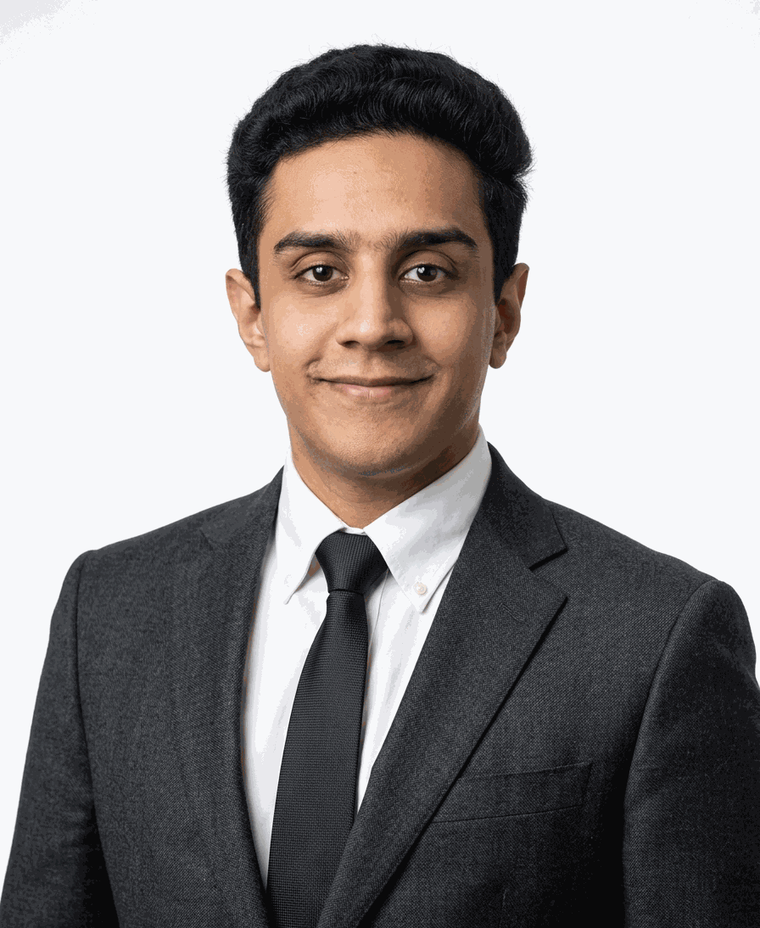
#> input picture profile.png, 760 x 928 px, shrunk from 896 x 1094 before the run
$ python fast_cutout.py
#> lines starting #> are read from the running program, lines starting #| are printed output that depends on the picture; after the words box and inside, x2 and y2 are one past the last pixel; in counts of white or black regions, pixels touching at a corner belong together; long printed decimals are rounded
from PIL import Image, ImageFilter
import numpy as np
from collections import deque

def create_cutout(input_path, output_path):
#> called with input_path = 'profile.png', output_path = 'profile_cutout.png'
    print("Opening image...")
    img = Image.open(input_path).convert("RGBA")
#> img is the input picture: PIL image 760x928 RGBA; mean R, G, B, A 151.6, 147.9, 147.8, 254.9
    w, h = img.size
#> w = 760; h = 928
    arr = np.array(img, dtype=np.float32)
    rgb = arr[:, :, :3]

    # Calculate background mask using flood-fill from borders
    # Corner samples
    corners = [
        rgb[0:15, 0:15],
        rgb[0:15, w-15:w],
        rgb[15:50, 0:15],
        rgb[15:50, w-15:w]
    ]
    bg_sample = np.mean(np.concatenate([c.reshape(-1, 3) for c in corners]), axis=0)
#> bg_sample = [241.4, 242, 244.8]
    print("Background studio color estimate:", bg_sample)
#| Background studio color estimate: [241.405 242.009 244.791]

    # Distance to studio background color
    dist = np.linalg.norm(rgb - bg_sample, axis=2)
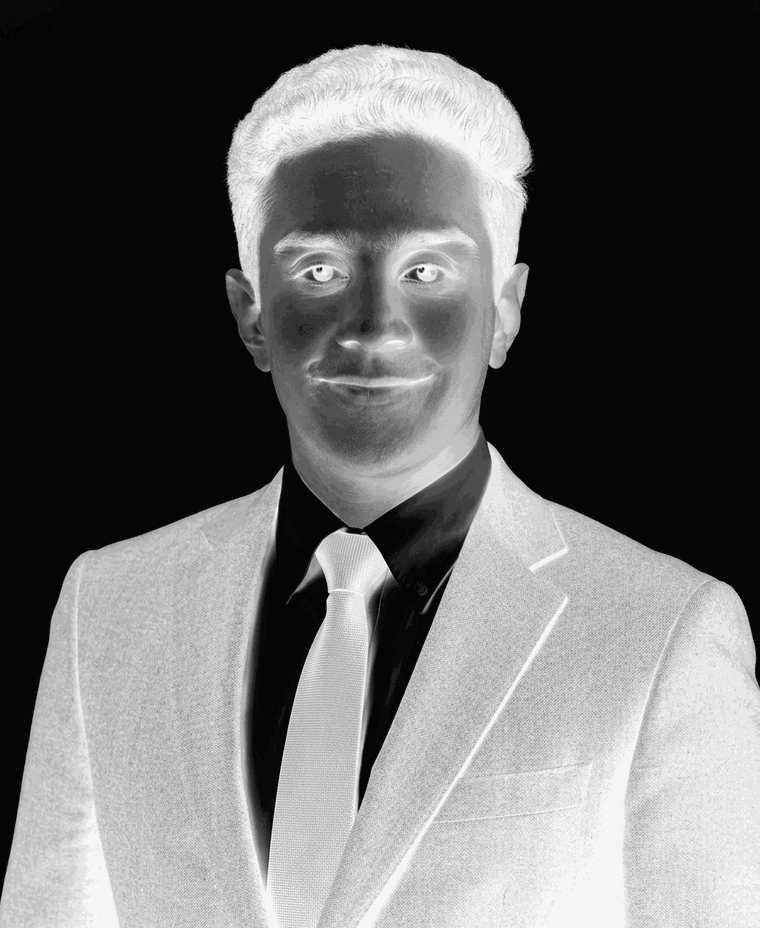
#> dist: shape (928, 760) float32; min 0.456, max 420.4, mean 171.5; drawn with min black and max white
    # Background threshold
    is_bg_candidate = (dist < 42) & (rgb[:, :, 0] > 195) & (rgb[:, :, 1] > 195) & (rgb[:, :, 2] > 195)
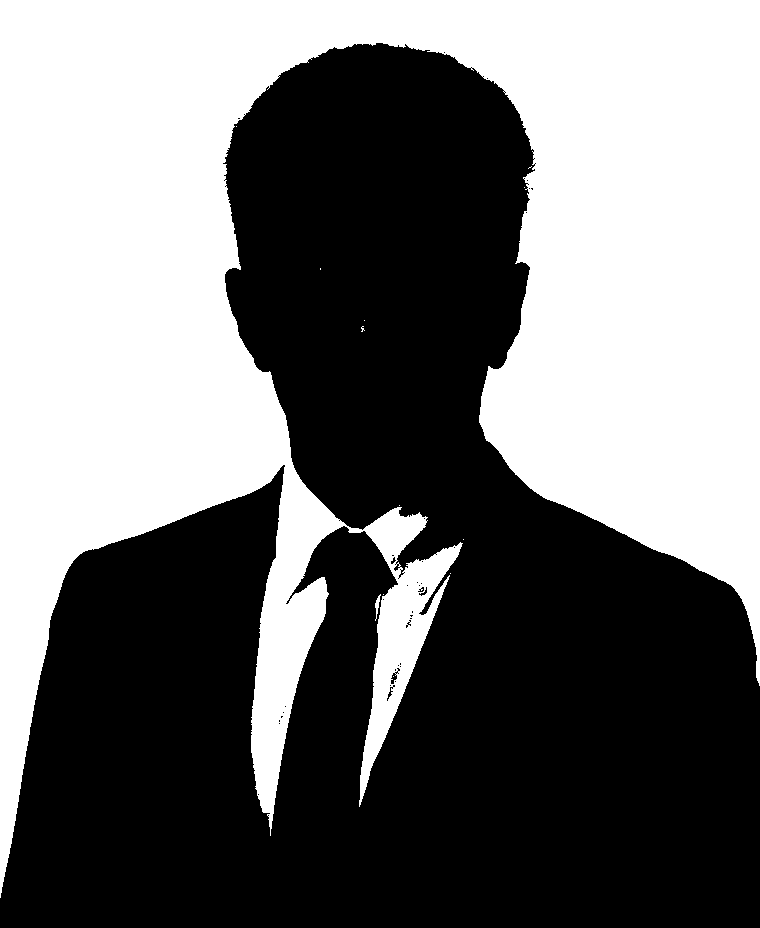
#> is_bg_candidate: shape (928, 760) bool; 45.2% white; 13 white regions (11 under 20 px), largest, box (x1, y1, x2, y2) and area: (0, 0, 760, 898) 319014, (375, 594, 381, 621) 63

    # Flood-fill BFS from all edges so we never accidentally touch white shirt collar inside!
    visited = np.zeros((h, w), dtype=bool)
    queue = deque()

    # Top and side borders
    for x in range(w):
        if is_bg_candidate[0, x]:
            queue.append((0, x))
            visited[0, x] = True
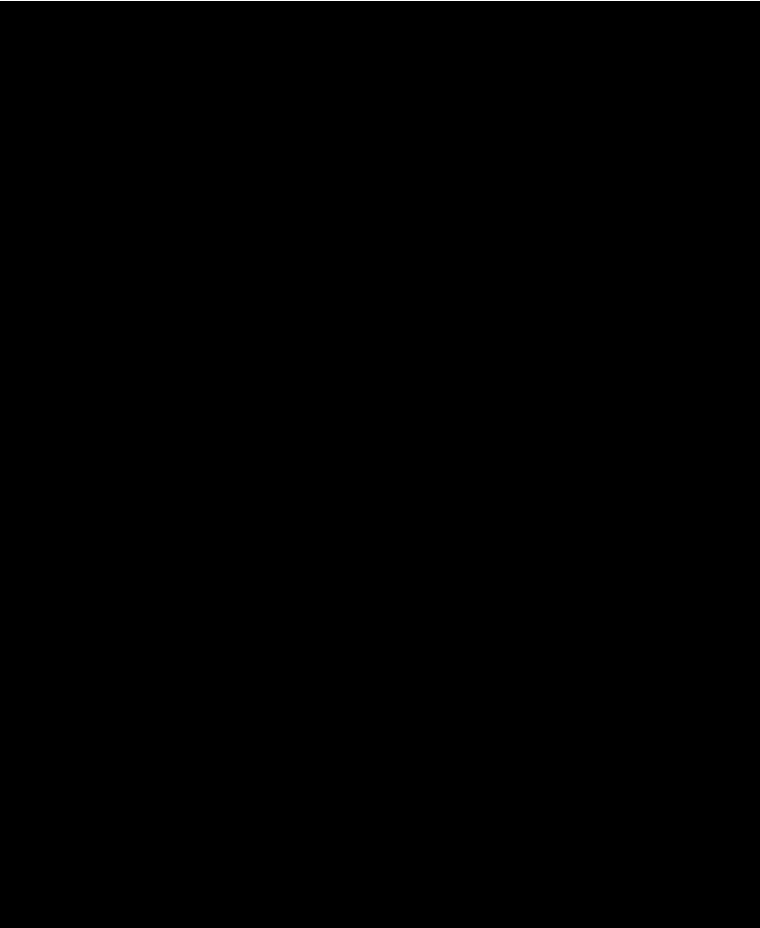
#> visited: shape (928, 760) bool; 0.11% white in thin lines or dots, all inside (x1, y1, x2, y2) = (0, 0, 760, 1)
    for y in range(h):
        if is_bg_candidate[y, 0]:
            queue.append((y, 0))
            visited[y, 0] = True
        if is_bg_candidate[y, w-1]:
            queue.append((y, w-1))
            visited[y, w-1] = True
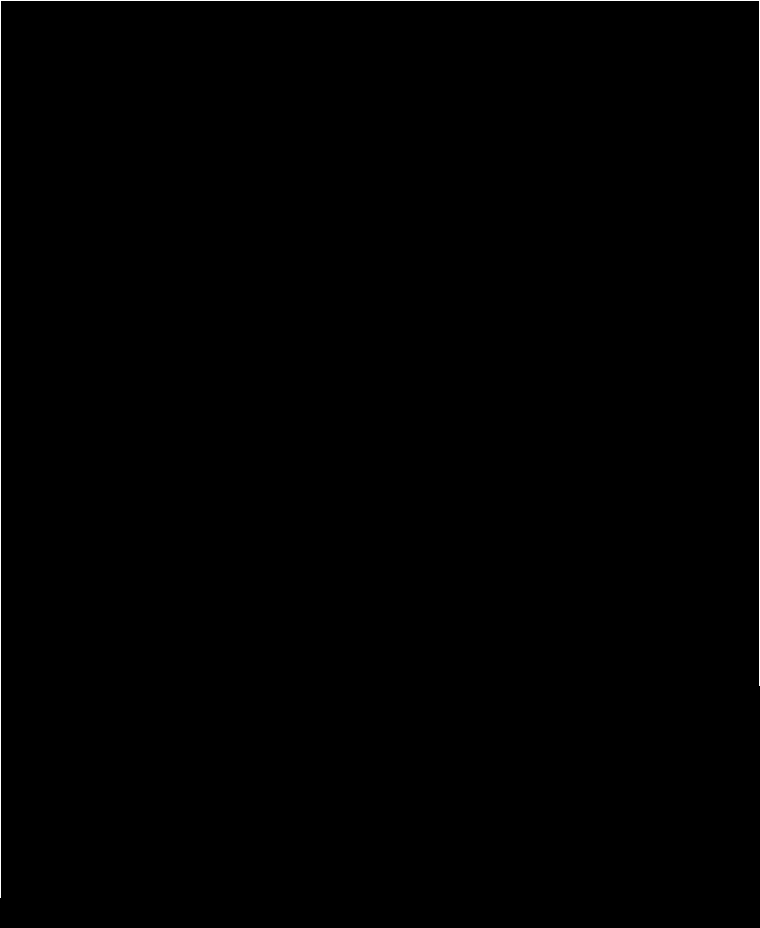
#> visited: shape (928, 760) bool; 0.33% white in thin lines or dots

    while queue:
        cy, cx = queue.popleft()
        for dy, dx in [(-1, 0), (1, 0), (0, -1), (0, 1)]:
            ny, nx = cy + dy, cx + dx
            if 0 <= ny < h and 0 <= nx < w:
                if not visited[ny, nx] and is_bg_candidate[ny, nx]:
                    visited[ny, nx] = True
                    queue.append((ny, nx))
#> visited: shape (928, 760) bool; 45.2% white; 1 white region, box (x1, y1, x2, y2) and area: (0, 0, 760, 898) 318986

    # Visited is confirmed outer background
    alpha = np.ones((h, w), dtype=np.uint8) * 255
    alpha[visited] = 0

    # Soft feathering on edges
    alpha_img = Image.fromarray(alpha, mode='L')
    # Slight blur for smooth hair and jacket edges
    alpha_blurred = alpha_img.filter(ImageFilter.GaussianBlur(radius=1.8))
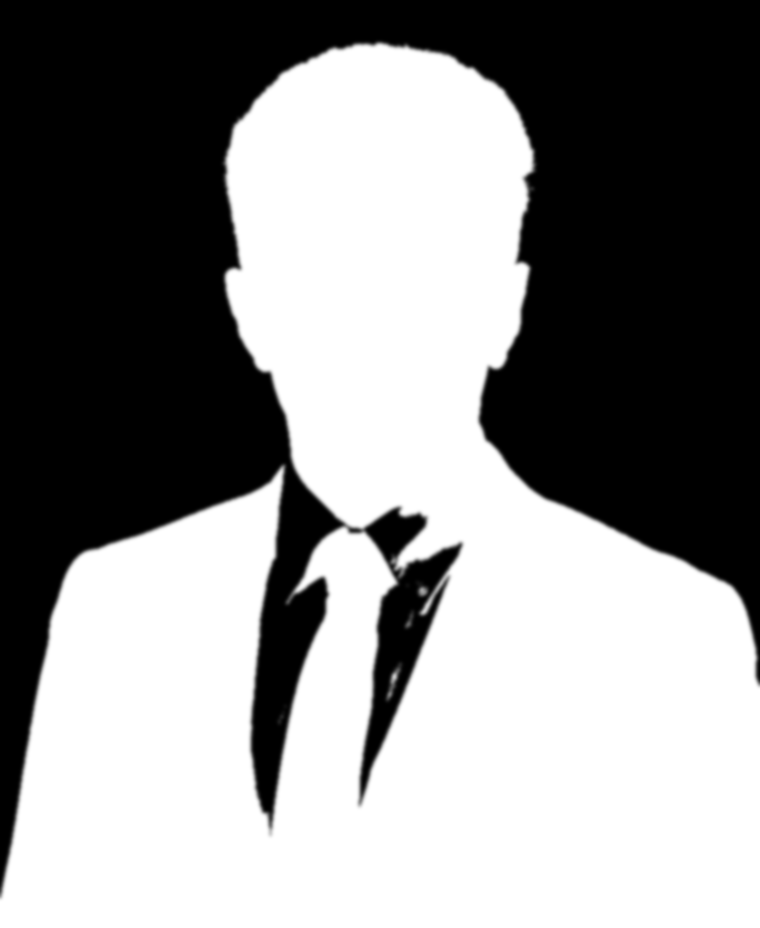
#> alpha_blurred: PIL image 760x928 L; min 0, max 255, mean 139.7

    # Apply alpha
    img.putalpha(alpha_blurred)
    img.save(output_path, "PNG")
    print(f"Saved refined cutout to {output_path}")

create_cutout('profile.png', 'profile_cutout.png')

$ run again, with seated_cutout.png copied over profile.png
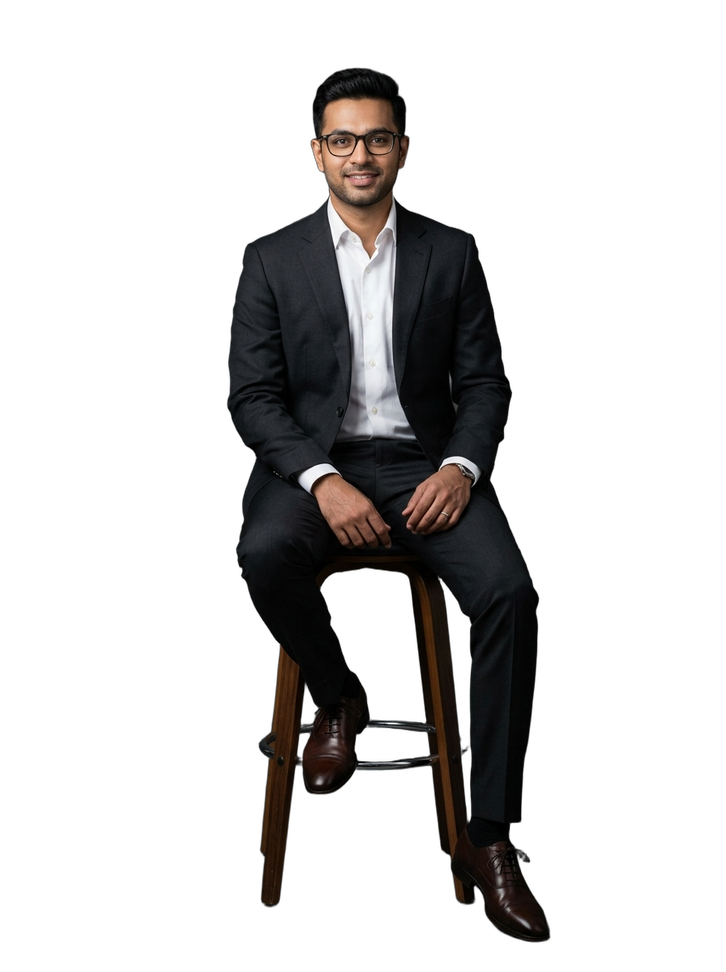
#> input picture seated_cutout.png, 726 x 972 px, shrunk from 896 x 1200 before the run
#> in create_cutout, img is the input picture: PIL image 726x972 RGBA; mean R, G, B, A 10.5, 9.4, 9.1, 55.8
#> in create_cutout, `rgb = arr[:, :, :3]`:
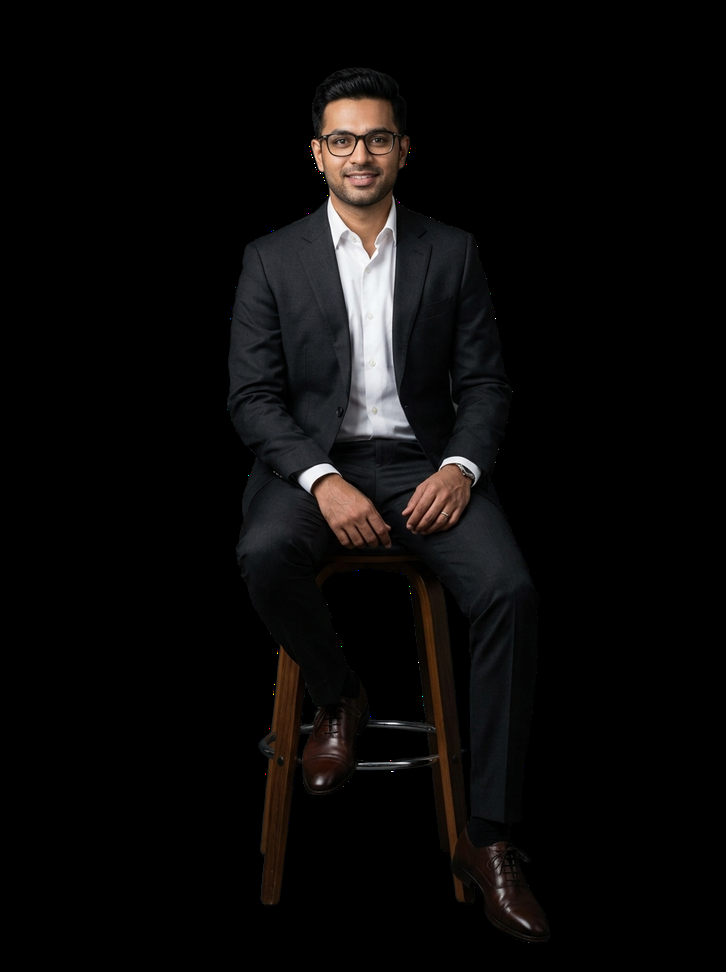
#> rgb: shape (972, 726, 3) float32; mean R, G, B 10.5, 9.4, 9.1
#> bg_sample = [0, 0, 0]
#| Background studio color estimate: [0. 0. 0.]
#> in create_cutout, `dist = np.linalg.norm(rgb - bg_sample, axis=2)`:
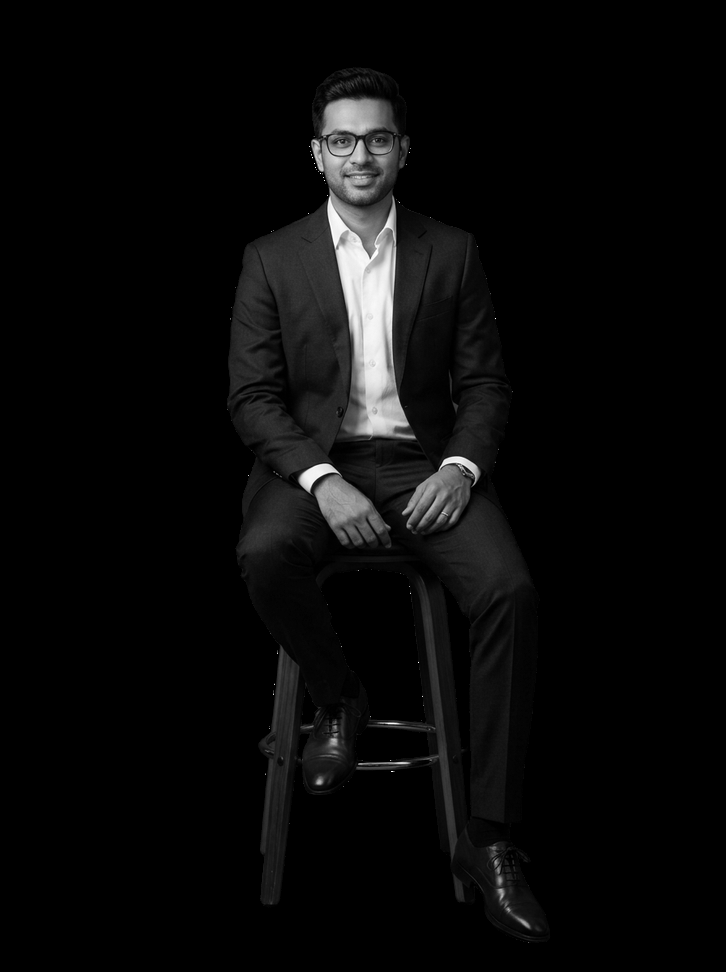
#> dist: shape (972, 726) float32; min 0, max 441.7, mean 17; drawn with min black and max white
#> is_bg_candidate: shape (972, 726) bool; every value is 0
#> alpha_img: PIL image 726x972 L; every value is 255
